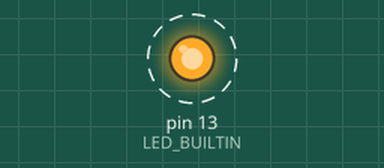
A program run on a simulated Arduino Uno, built with avr-gcc and run on an emulated ATmega328P. Shown: output pins drawn as LEDs (lit = HIGH). Dashed ring = blinking. What the program prints to the serial monitor is not drawn.

Above: at 0.7 s.
Timing chart, 0 to 3.4 s (numbered marks = the images above):
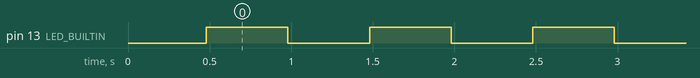

Measured:
- by itself, pin 13 (LED_BUILTIN): alternates HIGH for 0.50 s and LOW for 0.50 s

The program:

main.cpp
```cpp
#include <Arduino.h>
#include <passageDeParametres2.h>
#include <Flasher.h>

Flasher flasher(LED_BUILTIN, 500);
void setup()
{
  // put your setup code here, to run once:
  Serial.end();
  Serial.begin(9600);
  int valeur1 = 42;
  int *val_r = &valeur1;
  int valeur2 = 13;
  int *val_p = &valeur2;
  Serial.println("Avant appel à la fonction passageDeParametres1(valeur1,valeur2);");
  Serial.println("int *&valeur1 (int ** : 0x" + String((uint16_t)(&val_r), HEX) + ") adresse : 0x" + String((uint16_t)val_r, HEX) + " = " + String(*val_r));
  Serial.println("int **valeur2 (int ** : 0x" + String((uint16_t)(&val_p), HEX) + ") adresse : 0x" + String((uint16_t)val_p, HEX) + " = " + String(*val_p));
  Serial.println("Appel de passageDeParametres2(*&valeur1,**valeur2);");
  passageDeParametres2(val_r, &val_p);
}

void loop()
{
  // put your main code here, to run repeatedly:
  flasher.FaireClignoter(1);
}
```

Flasher.h
```cpp
#pragma once
class Flasher
{
private:
    int m_pinDel;
    int m_dureeAllumeeEteinte;

public:
    Flasher(int p_pinDel, int p_dureeAllumeeEteinte);
    void FaireClignoter(int p_nombreCycles);
    // constructeur par copie
    Flasher(const Flasher &p_aCopier);

    // opérateur d'affectation
    Flasher &operator=(const Flasher &p_source);
};
```

passageDeParametres1.h
```cpp
#pragma once
void passageDeParametres1(int p_v1, int &p_r1, int *p_p1);
```

passageDeParametres2.h
```cpp
#pragma once
void passageDeParametres2(int *&p_rp, int **p_pp);
```

Flasher.cpp
```cpp
#include <Arduino.h>
#include "Flasher.h"
Flasher::Flasher(int p_pinDel, int p_dureeAllumeeEteinte)
    : m_pinDel(p_pinDel),
      m_dureeAllumeeEteinte(p_dureeAllumeeEteinte)
{
    Serial.end();
    Serial.begin(9600);
    Serial.println("Flasher::Flasher(int,int) (0x" + String((uint16_t)this, HEX) + ")");
    pinMode(this->m_pinDel, OUTPUT);
    digitalWrite(this->m_pinDel, LOW);
}

// Constructeur par copie
Flasher::Flasher(const Flasher &p_aCopier)
    : m_pinDel(p_aCopier.m_pinDel),
      m_dureeAllumeeEteinte(p_aCopier.m_dureeAllumeeEteinte)
{
    Serial.println("Flasher::Flasher(const Flasher &) (0x" + String((uint16_t)this, HEX) + ")");
}

// Operateur d,affectation
Flasher &Flasher::operator=(const Flasher &p_source)
{
    Serial.println("Flasher &Flasher::operator=(const Flasher &) (0x" + String((uint16_t)this, HEX) + ")-source : (0x" + String((uint16_t)(&p_source), HEX) + ")");
    this->m_pinDel = p_source.m_pinDel;
    this->m_dureeAllumeeEteinte = p_source.m_dureeAllumeeEteinte;
    return *this;
}

void Flasher::FaireClignoter(int p_nombreCycles)
{
    Serial.println("void Flasher::FaireClignoter(int p_nombreCycles) (0x" + String((uint16_t)this, HEX) + ")");
    for (int numCycle = 0; numCycle < p_nombreCycles; ++numCycle)
    {
        digitalWrite(this->m_pinDel, HIGH);
        delay(this->m_dureeAllumeeEteinte);
        digitalWrite(this->m_pinDel, LOW);
        delay(this->m_dureeAllumeeEteinte);
    }
}
```

passageDeParametres1.cpp
```cpp
#include <Arduino.h>
#include <passageDeParametres1.h>
void passageDeParametres1(int p_v1, int &p_r1, int *p_p1)
{
    Serial.println("int p_v1 (int * : 0x" + String((uint16_t)(&p_v1), HEX) + ") = " + String(p_v1));
    Serial.println("int &p_v1 (int * : 0x" + String((uint16_t)(&p_r1), HEX) + ") = " + String(p_r1));
    Serial.println("int *p_p1 (int ** : 0x" + String((uint16_t)(&p_p1), HEX) + ") adresse : 0x" + String((uint16_t)p_p1, HEX) + " = " + String(*p_p1));
}
```

passageDeParametres2.cpp
```cpp
#include <Arduino.h>
#include <passageDeParametres2.h>
void passageDeParametres2(int *&p_rp, int **p_pp)
{
    Serial.println("Apres appel à la fonction passageDeParametres1(valeur1,valeur2);");
    Serial.println("int p_rp (int * : 0x" + String((uint16_t)(&p_rp), HEX) + ") = " + String(*p_rp));
    Serial.println("int *&p_rp (int ** : 0x" + String((uint16_t)(&p_rp), HEX) + ") adresse : 0x" + String((uint16_t)p_rp, HEX) + " = " + String(*p_rp));
    Serial.println("int **p_pp (int ** : 0x" + String((uint16_t)(&p_pp), HEX) + ") adresse : 0x" + String((uint16_t)p_pp, HEX) + " = " + String(**p_pp));
}
```
